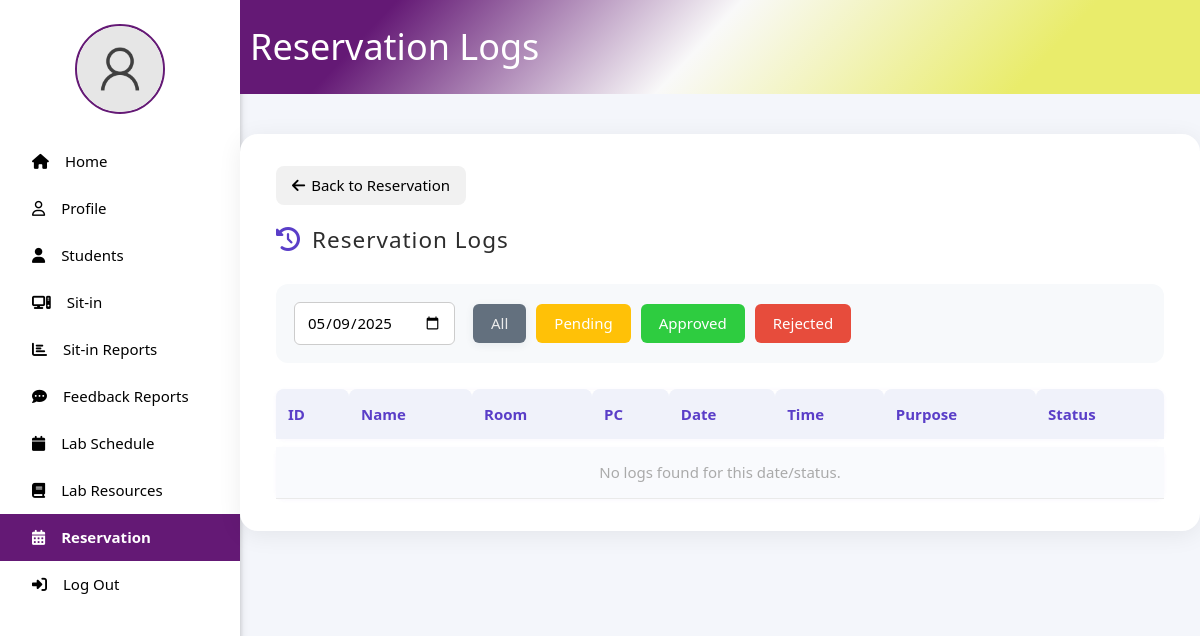
Before: /reservation_logs.php?date=2025-05-09 (signed in) with the older database file.
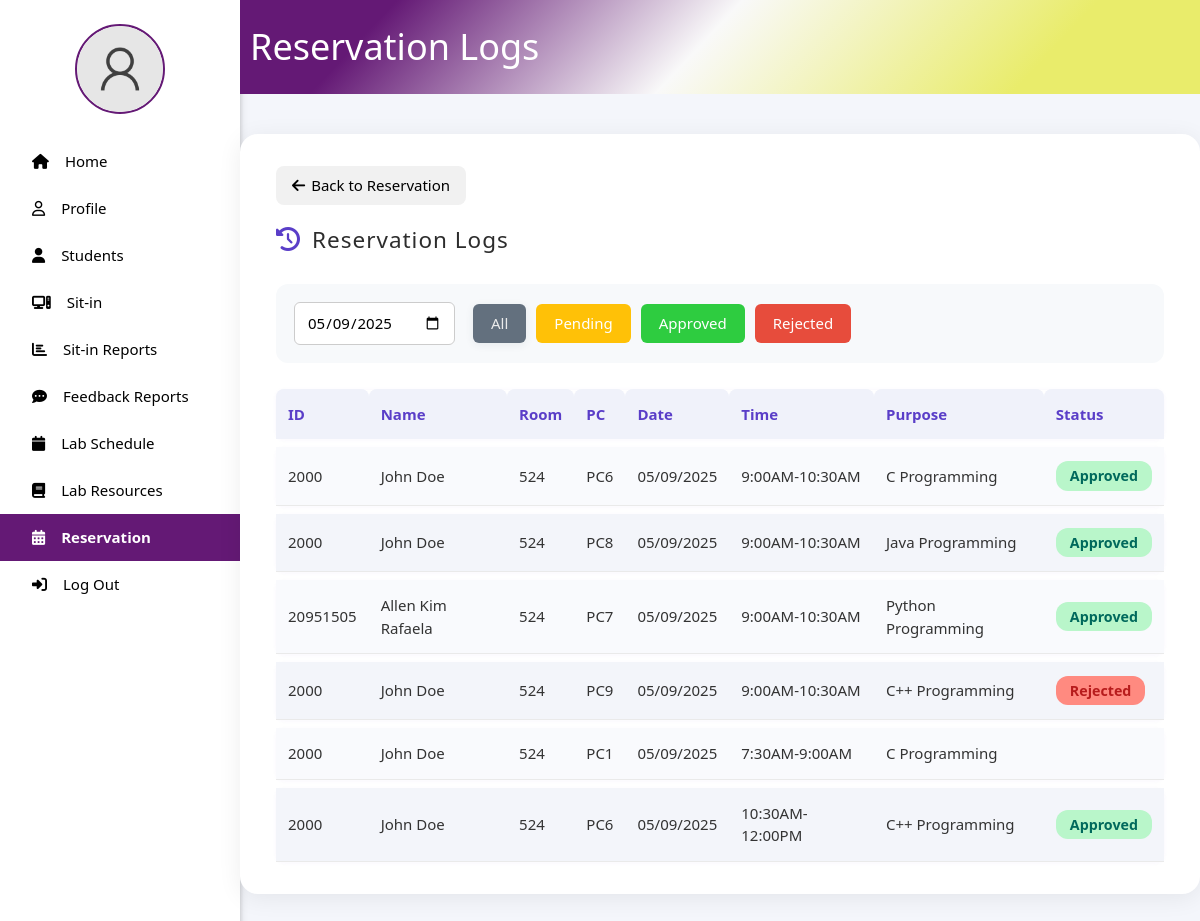
After: the same page with the newer database file.
### tables this page shows
CREATE TABLE `reservations` (
  `id` int(11) NOT NULL,
  `idno` int(11) NOT NULL,
  `room_number` varchar(10) NOT NULL,
  `pc_number` varchar(10) NOT NULL,
  `reservation_date` date NOT NULL,
  `time_slot` varchar(20) NOT NULL,
  `purpose` text NOT NULL,
  `status` enum('pending','approved','rejected') DEFAULT 'pending',
  `created_at` timestamp NOT NULL DEFAULT current_timestamp(),
  `updated_at` timestamp NOT NULL DEFAULT current_timestamp() ON UPDATE current_timestamp()
);

### reservation_logs.php (the view, shortened to what the changed rows need)
<?php
require_once 'connect.php';
$date_filter = isset($_GET['date']) ? $_GET['date'] : date('Y-m-d');
$sql = "SELECT r.id, r.idno, CONCAT(u.FIRSTNAME, ' ', u.LASTNAME) as full_name, r.room_number, r.pc_number, r.reservation_date, r.time_slot, r.purpose, r.status
        FROM reservations r
        LEFT JOIN user u ON r.idno = u.IDNO";
$params = [];
$types = '';
if ($date_filter) {
    $sql .= " WHERE r.reservation_date = ?";
    $params[] = $date_filter;
    $types .= 's';
}
$sql .= " ORDER BY r.reservation_date DESC, r.time_slot DESC";
$stmt = $conn->prepare($sql);
if (!empty($params)) {
    $stmt->bind_param($types, ...$params);
}
$stmt->execute();
$result = $stmt->get_result();
$logs = [];
while ($row = $result->fetch_assoc()) {
    $logs[] = $row;
}
?>
<!DOCTYPE html>
<html lang="en">
<head>
    <link rel="stylesheet" href="w3.css">
    <link rel="stylesheet" href="side_nav.css">
</head>
<body>
    <div style="margin-left:20%; z-index: 1; position: relative;">
        <div class="title_page w3-container" style="display: flex; align-items: center;">
            <h1 style="margin-left: 10px; color: #ffff;">Reservation Logs</h1>
        </div>
        <div class="container">
            <div class="title-bar">
                <h2>Reservation Logs</h2>
            </div>
            <table>
                <thead>
                    <tr>
                        <th>ID</th>
                        <th>Name</th>
                        <th>Room</th>
                        <th>PC</th>
                        <th>Date</th>
                        <th>Time</th>
                        <th>Purpose</th>
                        <th>Status</th>
                    </tr>
                </thead>
                <tbody>
                    <?php if (empty($logs)): ?>
                        <tr><td colspan="8" style="text-align:center; color:#aaa;">No logs found for this date/status.</td></tr>
                    <?php else: ?>
                        <?php foreach ($logs as $log): ?>
                            <tr>
                                <td><?php echo htmlspecialchars($log['idno']); ?></td>
                                <td><?php echo htmlspecialchars($log['full_name']); ?></td>
                                <td><?php echo htmlspecialchars($log['room_number']); ?></td>
                                <td><?php echo htmlspecialchars($log['pc_number']); ?></td>
                                <td><?php echo date('m/d/Y', strtotime($log['reservation_date'])); ?></td>
                                <td><?php echo htmlspecialchars($log['time_slot']); ?></td>
                                <td><?php echo htmlspecialchars($log['purpose']); ?></td>
                                <td><span class="status-pill <?php echo htmlspecialchars($log['status']); ?>"><?php echo ucfirst($log['status']); ?></span></td>
                            </tr>
                        <?php endforeach; ?>
                    <?php endif; ?>
                </tbody>
            </table>
        </div>
    </div>
</body>
</html>

Changed rows visible on the page:
added reservations: idno "2000", full_name "John Doe", room_number "524", pc_number "PC6", reservation_date "05/09/2025", time_slot "9:00AM-10:30AM", purpose "C Programming", status "Approved"
added reservations: idno "2000", full_name "John Doe", room_number "524", pc_number "PC8", reservation_date "05/09/2025", time_slot "9:00AM-10:30AM", purpose "Java Programming", status "Approved"
added reservations: idno "20951505", full_name "Allen Kim Rafaela", room_number "524", pc_number "PC7", reservation_date "05/09/2025", time_slot "9:00AM-10:30AM", purpose "Python Programming", status "Approved"
added reservations: idno "2000", full_name "John Doe", room_number "524", pc_number "PC9", reservation_date "05/09/2025", time_slot "9:00AM-10:30AM", purpose "C++ Programming", status "Rejected"
added reservations: idno "2000", full_name "John Doe", room_number "524", pc_number "PC1", reservation_date "05/09/2025", time_slot "7:30AM-9:00AM", purpose "C Programming", status empty (drawn)
added reservations: idno "2000", full_name "John Doe", room_number "524", pc_number "PC6", reservation_date "05/09/2025", time_slot "10:30AM-12:00PM", purpose "C++ Programming", status "Approved"
Other visible differences:
text no longer shown: "No logs found for this date/status."
